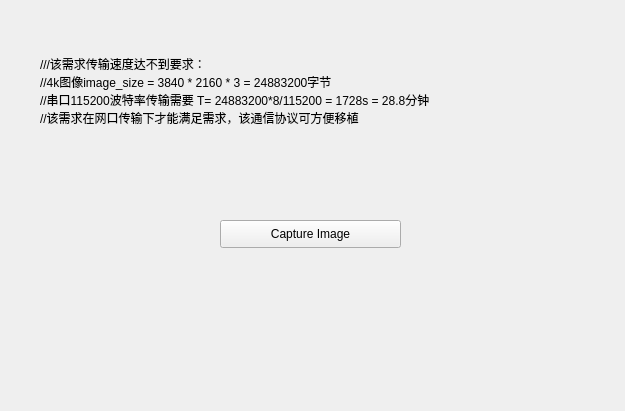
<?xml version="1.0" encoding="UTF-8"?>
<ui version="4.0">
 <class>capture_tab</class>
 <widget class="QWidget" name="capture_tab">
  <property name="geometry">
   <rect>
    <x>0</x>
    <y>0</y>
    <width>625</width>
    <height>411</height>
   </rect>
  </property>
  <property name="windowTitle">
   <string>Form</string>
  </property>
  <widget class="QPushButton" name="capture_btn">
   <property name="geometry">
    <rect>
     <x>220</x>
     <y>220</y>
     <width>181</width>
     <height>28</height>
    </rect>
   </property>
   <property name="text">
    <string>Capture Image</string>
   </property>
  </widget>
  <widget class="QLabel" name="label">
   <property name="geometry">
    <rect>
     <x>40</x>
     <y>30</y>
     <width>551</width>
     <height>121</height>
    </rect>
   </property>
   <property name="text">
    <string>///该需求传输速度达不到要求：
//4k图像image_size = 3840 * 2160 * 3 = 24883200字节
//串口115200波特率传输需要 T= 24883200*8/115200 = 1728s = 28.8分钟
//该需求在网口传输下才能满足需求，该通信协议可方便移植</string>
   </property>
  </widget>
 </widget>
 <resources/>
 <connections/>
</ui>
